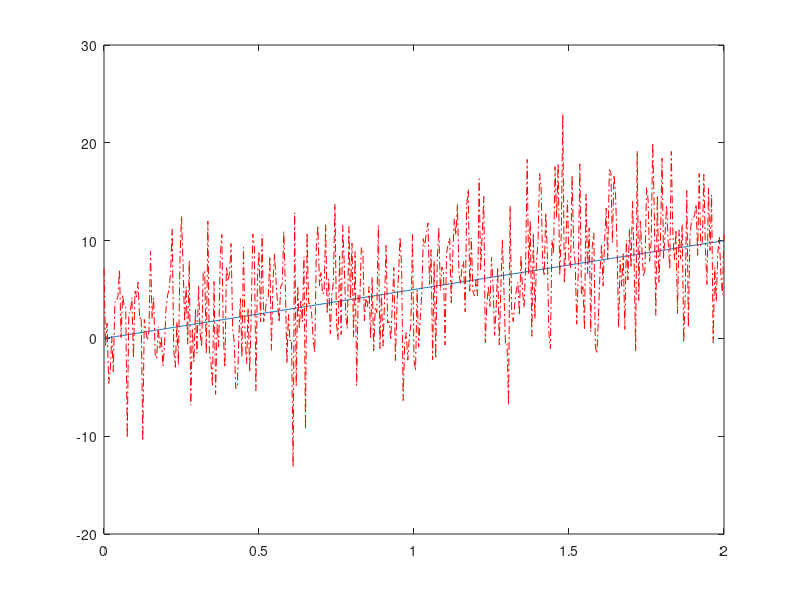

The MATLAB source for this figure: (Note: this script raises an error after producing the figure.)
%測試小波降噪練習

clc
clear
close all


%----------------------------------------------------
%創建模擬訊號
fs=200;
t=0:1/fs:2;

y=linspace(0,10,length(t));

noise=5*randn(1,length(y));   %量測雜訊 (zero-mean noise)
yn=y+noise; %加上量測雜訊的模擬量測值Y


figure(1)
plot(t,y,t,yn,'r-.')

%小波拆解
wname='db4';
[c,l] = wavedec(yn,3,wname);
% c是小波分解的層數
% 以這題為例:l是長3+2的向量，包含每個尺度的小波係數的長度，以及原始信號的長度
approx = appcoef(c,l,wname);
%appcoef是可以獲取小波分解的近似係數，以及低頻信息(訊號的大致走向
[cd1,cd2,cd3] = detcoef(c,l,[1 2 3]);
%detcoef可以獲得小波分解的近似係數，以及高頻信息(訊號的細節
figure(2)
subplot(4,1,1)
plot(approx)
title('Approximation Coefficients')
subplot(4,1,2)
plot(cd3)
title('Level 3 Detail Coefficients')
subplot(4,1,3)
plot(cd2)
title('Level 2 Detail Coefficients')
subplot(4,1,4)
plot(cd1)
title('Level 1 Detail Coefficients')


%小波重構
c_approx=c(1:l(1));   %近似項的係數
c_details=c(l(1)+1:end);   %細節項的係數

c_details0=c_details;

threshold=1;   %篩選門檻, 0~1, 低於門檻的係數值(normalized)皆令其為0
c_details0((abs(c_details)./max(abs(c_details)))<=threshold)=0;   %細節項中, abs(係數)<threshold的直接令其為0
                                         %此作法即省略掉不重要的細節處, 以達降噪目的

c=[c_approx,c_details0];   %處理完畢後的係數項
y_wavelet = waverec(c,l,wname);   %小波重構


%使用moving average降噪
y_movavg = movavg( yn,"simple",1 );

figure(3)
plot(t,y,'color','b','linewidth',2)
hold on
plot(t,yn,'color',[126/255,126/255,126/255],'linestyle','-.')
plot(t,y_wavelet,'color','r','linewidth',2)
plot(t,y_movavg,'linewidth',2,'color',[237/255,177/255,32/255])
hold off
legend('no noise','with noise','filtered (wavelet)','filtered (moving average)')
